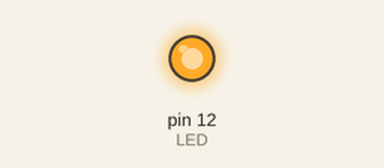
Simulated run of this sketch. Board: Arduino Uno, built with avr-gcc and run on an emulated ATmega328P. On the bench: output pins drawn as LEDs (lit = HIGH).

Above: at 0.1 s.
Timing chart, 0 to 1.6 s (numbered marks = the images above):
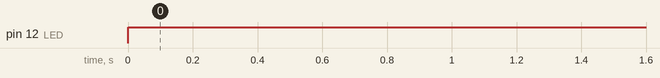

The sketch:

Task_3.ino
```cpp
#define LED 12

void setup() {
  pinMode(LED,OUTPUT);

}

void loop() {
   digitalWrite(LED,HIGH);
}
```

Measured:
- by itself, pin 12 (LED): LOW → HIGH at 0.00 s
